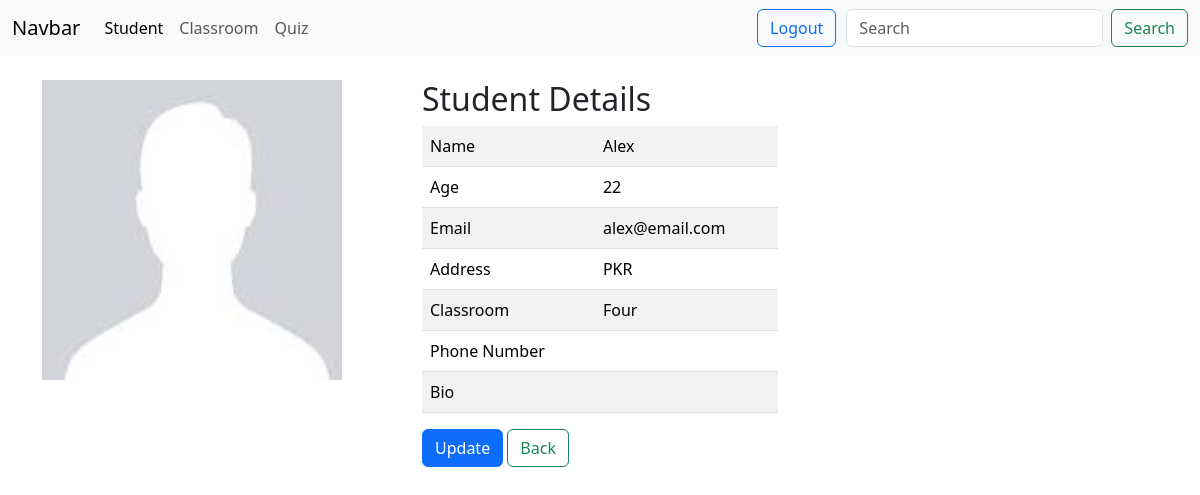
/crud/detail-student/7/ (signed in), run on the app's committed database.
### crud/models.py (models this page shows, shortened)
class Student(models.Model):
    classroom = models.ForeignKey(ClassRoom, on_delete=models.CASCADE, null=True, blank=True, related_name="students")
    name=models.CharField(max_length=20)
    age=models.IntegerField()
    email=models.EmailField(max_length=20)
    address=models.CharField(max_length=50)

class ClassRoom(models.Model):
    name=models.CharField(max_length=20)

### crud/views.py (the view)
# urls.py: path('detail-student/<int:id>/', detail_student, name="detail_student"),
@login_required
def detail_student(request, id):
    s = Student.objects.get(id=id)
    return render(request, template_name="crud/detail_student.html", context={"student": s, "classrooms": ClassRoom.objects.all() })

### crud/templates/crud/detail_student.html (shortened to what this page needs)
{% extends 'commons/layouts/base.html' %}
{% load static %}
{% block content %}
    {% include 'includes/nav.html' %}
    <br>
    <div class="container"
        <br>
        <div class="row">
            <div class="col-md-4">
                {% if student.studentprofile.profile_picture %}
                    <img src="{{ student.studentprofile.profile_picture.url }}" alt="profile_picture" style="height: 300px;width: 300px;">
                {% else %}
                <img src="{% static 'crud/download.jpg' %}" style="height: 300px;width: 300px;" alt="profile_picture">
                {% endif %}
            </div>
            <div class="col-md-4">
                <h2>Student Details</h2>
                <table class="table table-striped">
                    <tr>
                        <td>Name</td>
                        <td>{{ student.name }}</td>
                    </tr>
                    <tr>
                        <td>Age</td>
                        <td>{{ student.age }}</td>
                    </tr>
                    <tr>
                        <td>Email</td>
                        <td>{{ student.email }}</td>
                    </tr>
                    <tr>
                        <td>Address</td>
                        <td>{{ student.address }}</td>
                    </tr>
                    <tr>
                        <td>Classroom</td>
                        <td>{{ student.classroom.name }}</td>
                    </tr>
                    <tr>
                        <td>Phone Number</td>
                        <td>{{ student.studentprofile.phone }}</td>
                    </tr>
                    <tr>
                        <td>Bio</td>
                        <td>{{ student.studentprofile.bio }}</td>
                    </tr>
                </table>
                <a href="{% url 'update_student' student.id %}" class="btn btn-primary">Update</a>
                <a href="{% url 'crud_student' %}" class="btn btn-outline-success"> Back</a>
            </div>
        </div>
    </div>
{% endblock %}

### data on the page
Student: name "Alex", age "22", email "alex@email.com", address "PKR", classroom.name "Four"
